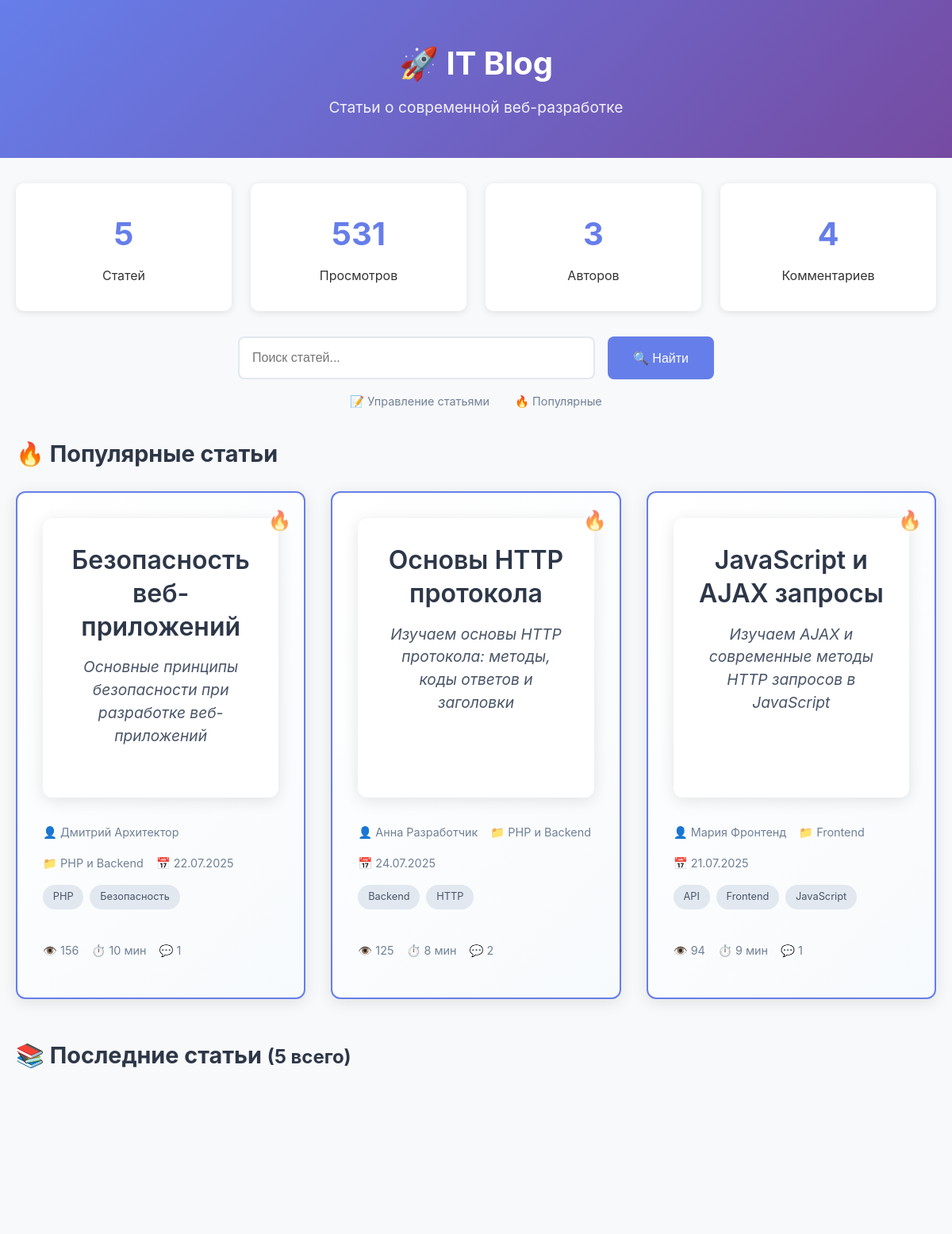
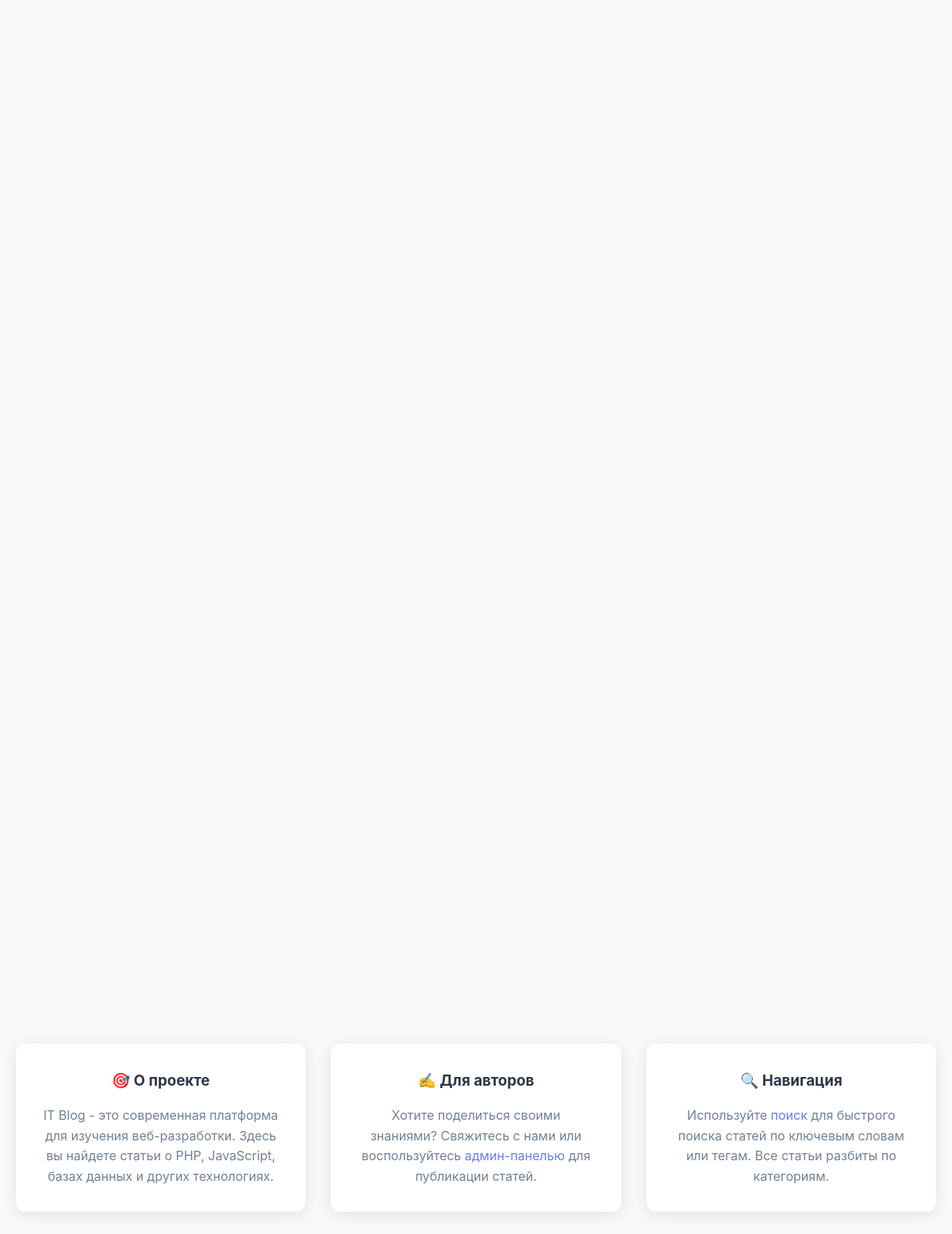
The page / on the database its author committed (2 pictures, top to bottom).
### tables this page shows
CREATE TABLE articles (
    id INT PRIMARY KEY AUTO_INCREMENT,
    title VARCHAR(255) NOT NULL,
    slug VARCHAR(255) UNIQUE,
    content TEXT NOT NULL,
    excerpt TEXT,
    author_id INT NOT NULL,
    category_id INT NOT NULL,
    reading_time INT DEFAULT 5,
    views INT DEFAULT 0,
    status ENUM('draft', 'published') DEFAULT 'published',
    published_at DATE,
    created_at TIMESTAMP DEFAULT CURRENT_TIMESTAMP,
    updated_at TIMESTAMP DEFAULT CURRENT_TIMESTAMP ON UPDATE CURRENT_TIMESTAMP,
    
     
    FOREIGN KEY (author_id) REFERENCES users(id) ON DELETE CASCADE,
    FOREIGN KEY (category_id) REFERENCES categories(id) ON DELETE CASCADE,
    
     
    INDEX idx_author (author_id),
    INDEX idx_category (category_id),
    INDEX idx_status (status),
    INDEX idx_published (published_at),
    INDEX idx_views (views),
    
     
    FULLTEXT KEY ft_search (title, content, excerpt)
);

CREATE TABLE categories (
    id INT PRIMARY KEY AUTO_INCREMENT,
    name VARCHAR(100) NOT NULL,
    slug VARCHAR(100) UNIQUE NOT NULL,
    description TEXT,
    created_at TIMESTAMP DEFAULT CURRENT_TIMESTAMP
);

CREATE TABLE users (
    id INT PRIMARY KEY AUTO_INCREMENT,
    name VARCHAR(100) NOT NULL,
    email VARCHAR(150) UNIQUE NOT NULL,
    bio TEXT,
    created_at TIMESTAMP DEFAULT CURRENT_TIMESTAMP,
    updated_at TIMESTAMP DEFAULT CURRENT_TIMESTAMP ON UPDATE CURRENT_TIMESTAMP
);

### index.php (the view, shortened to what this page needs)
<?php
require_once 'functions.php';
$page = max(1, (int)($_GET['page'] ?? 1));
$perPage = 6;
$result = getArticlesWithPagination($page, $perPage);
$allArticles = $result['articles'];
$pagination = $result['pagination'];
$stats = getBlogStats();
$popularArticles = getPopularArticles(3);
?>
<!DOCTYPE html>
<html lang="ru">
<head>
    <link rel="stylesheet" href="style.css">
</head>
<body>
    <header>
        <div class="container">
            <h1>🚀 IT Blog</h1>
            <p>Статьи о современной веб-разработке</p>
        </div>
    </header>
    <main class="container">
        <section class="stats">
            <div class="stat-item">
                <h3><?php echo $stats['articles'] ?></h3>
                <p>Статей</p>
            </div>
            <div class="stat-item">
                <h3><?php echo formatViews($stats['views']) ?></h3>
                <p>Просмотров</p>
            </div>
            <div class="stat-item">
                <h3><?php echo $stats['authors'] ?></h3>
                <p>Авторов</p>
            </div>
            <div class="stat-item">
                <h3><?php echo $stats['comments'] ?></h3>
                <p>Комментариев</p>
            </div>
        </section>
        <section class="search-section">
            <form action="search.php" method="GET" class="search-form">
                <input type="text" name="q" placeholder="Поиск статей..." class="search-input"
                       value="<?php echo htmlspecialchars($_GET['q'] ?? '') ?>">
                <button type="submit" class="search-btn">🔍 Найти</button>
            </form>
            <div class="search-links">
                <a href="admin/index.php" class="admin-link">📝 Управление статьями</a>
                <a href="#popular" class="scroll-link">🔥 Популярные</a>
            </div>
        </section>
        <?php if (!empty($popularArticles) && $page == 1): ?>
        <section class="popular-section" id="popular">
            <h2>🔥 Популярные статьи</h2>
            <div class="articles-grid">
                <?php foreach ($popularArticles as $article): ?>
                <article class="article-card popular">
                    <div class="article-header">
                        <h3 class="article-title">
                            <a href="article.php?id=<?php echo $article['id'] ?>">
                                <?php echo htmlspecialchars($article['title']) ?>
                            </a>
                        </h3>
                        <p class="article-excerpt">
                            <?php echo htmlspecialchars($article['excerpt']) ?>
                        </p>
                    </div>
                    <div class="article-meta">
                        <span>👤 <?php echo htmlspecialchars($article['author']['name']) ?></span>
                        <span>📁 <?php echo htmlspecialchars($article['category']) ?></span>
                        <span>📅 <?php echo formatDate($article['date']) ?></span>
                    </div>
                    <div class="article-tags">
                        <?php echo renderTags($article['tags']) ?>
                    </div>
                    <div class="article-stats">
                        <span>👁️ <?php echo formatViews($article['views']) ?></span>
                        <span>⏱️ <?php echo $article['reading_time'] ?> мин</span>
                        <span>💬 <?php echo getCommentsCount($article['id']) ?></span>
                    </div>
                </article>
                <?php endforeach; ?>
            </div>
        </section>
        <?php endif; ?>
        <section class="articles">
            <h2>
                📚 <?php echo $page == 1 ? 'Последние статьи' : "Статьи - страница $page" ?>
                <small>(<?php echo $pagination['total_articles'] ?> всего)</small>
            </h2>
            <?php if (empty($allArticles)): ?>
                <div class="no-articles">
                    <h3>📝 Статей пока нет</h3>
                    <p>Создайте первую статью в <a href="admin/index.php">админ-панели</a></p>
                    <div style="margin-top: 2rem;">
                        <a href="database/migration.php" class="btn btn-secondary">🔄 Запустить миграцию данных</a>
                    </div>
                </div>
            <?php else: ?>
                <div class="articles-grid">
                </div>
            <?php endif; ?>
        </section>
        <?php if ($page == 1): ?>
        <section class="info-section">
            <div class="info-cards">
                <div class="info-card">
                    <h3>🎯 О проекте</h3>
                    <p>IT Blog - это современная платформа для изучения веб-разработки. Здесь вы найдете статьи о PHP, JavaScript, базах данных и других технологиях.</p>
                </div>
                <div class="info-card">
                    <h3>✍️ Для авторов</h3>
                    <p>Хотите поделиться своими знаниями? Свяжитесь с нами или воспользуйтесь <a href="admin/index.php">админ-панелью</a> для публикации статей.</p>
                </div>
                <div class="info-card">
                    <h3>🔍 Навигация</h3>
                    <p>Используйте <a href="search.php">поиск</a> для быстрого поиска статей по ключевым словам или тегам. Все статьи разбиты по категориям.</p>
                </div>
            </div>
        </section>
        <?php endif; ?>
    </main>
</body>
</html>

### functions.php (shortened to what this page needs)
<?php
function formatDate($date) {
    return date('d.m.Y', strtotime($date));
}
function formatViews($views) {
    if ($views < 1000) return $views;
    return round($views / 1000000, 1) . 'M';
}
function getArticleTags($articleId) {
    try {
        $pdo = getDatabaseConnection();
        $stmt = $pdo->prepare("
            SELECT t.name
            FROM tags t
            JOIN article_tags at ON t.id = at.tag_id
            WHERE at.article_id = ?
            ORDER BY t.name
        ");
        $stmt->execute([$articleId]);
        return $stmt->fetchAll(PDO::FETCH_COLUMN);
    } catch (PDOException $e) {
        error_log("Error getting article tags: " . $e->getMessage());
        return [];
    }
}
function getArticlesWithPagination($page = 1, $perPage = 5) {
    try {
        $pdo = getDatabaseConnection();
        $countStmt = $pdo->query("
            SELECT COUNT(*) FROM articles
            WHERE status = 'published'
        ");
        $totalArticles = $countStmt->fetchColumn();
        $offset = ($page - 1) * $perPage;
        $stmt = $pdo->prepare("
            SELECT
                a.*,
                u.name as author_name,
                u.email as author_email,
                c.name as category_name
            FROM articles a
            JOIN users u ON a.author_id = u.id
            JOIN categories c ON a.category_id = c.id
            WHERE a.status = 'published'
            ORDER BY a.published_at DESC, a.created_at DESC
            LIMIT ? OFFSET ?
        ");
        $stmt->execute([$perPage, $offset]);
        $articles = $stmt->fetchAll();
        foreach ($articles as &$article) {
            $article['author'] = [
                'name' => $article['author_name'],
                'email' => $article['author_email']
            ];
            $article['category'] = $article['category_name'];
            $article['tags'] = getArticleTags($article['id']);
        }
        return [
            'articles' => $articles,
            'pagination' => [
                'current_page' => $page,
                'per_page' => $perPage,
                'total_articles' => $totalArticles,
                'total_pages' => ceil($totalArticles / $perPage),
                'has_prev' => $page > 1,
                'has_next' => $page < ceil($totalArticles / $perPage),
                'prev_page' => $page > 1 ? $page - 1 : null,
                'next_page' => $page < ceil($totalArticles / $perPage) ? $page + 1 : null
            ]
        ];
    } catch (PDOException $e) {
        error_log("Error getting paginated articles: " . $e->getMessage());
        return [
            'articles' => [],
            'pagination' => [
                'current_page' => 1,
                'per_page' => $perPage,
                'total_articles' => 0,
                'total_pages' => 0,
                'has_prev' => false,
                'has_next' => false,
                'prev_page' => null,
                'next_page' => null
            ]
        ];
    }
}
function getPopularArticles($limit = 5) {
    try {
        $pdo = getDatabaseConnection();
        $stmt = $pdo->prepare("
            SELECT
                a.*,
                u.name as author_name,
                u.email as author_email,
                c.name as category_name
            FROM articles a
            JOIN users u ON a.author_id = u.id
            JOIN categories c ON a.category_id = c.id
            WHERE a.status = 'published'
            ORDER BY a.views DESC, a.published_at DESC
            LIMIT ?
        ");
        $stmt->execute([$limit]);
        $articles = $stmt->fetchAll();
        foreach ($articles as &$article) {
            $article['author'] = [
                'name' => $article['author_name'],
                'email' => $article['author_email']
            ];
            $article['category'] = $article['category_name'];
            $article['tags'] = getArticleTags($article['id']);
        }
        return $articles;
    } catch (PDOException $e) {
        error_log("Error getting popular articles: " . $e->getMessage());
        return [];
    }
}
function getCommentsCount($articleId, $status = 'approved') {
    try {
        $pdo = getDatabaseConnection();
        $stmt = $pdo->prepare("
            SELECT COUNT(*) FROM comments
            WHERE article_id = ? AND status = ?
        ");
        $stmt->execute([$articleId, $status]);
        return $stmt->fetchColumn();
    } catch (PDOException $e) {
        error_log("Error counting comments: " . $e->getMessage());
        return 0;
    }
}
function renderTags($tags) {
    $html = '<div class="article-tags">';
    foreach ($tags as $tag) {
        $html .= '<span class="tag">' . htmlspecialchars($tag) . '</span>';
    }
    $html .= '</div>';
    return $html;
}
function getBlogStats() {
    try {
        $pdo = getDatabaseConnection();
        $stats = [];
        $stmt = $pdo->query("SELECT COUNT(*) FROM articles WHERE status = 'published'");
        $stats['articles'] = $stmt->fetchColumn();
        $stmt = $pdo->query("SELECT SUM(views) FROM articles WHERE status = 'published'");
        $stats['views'] = $stmt->fetchColumn() ?: 0;
        $stmt = $pdo->query("SELECT COUNT(*) FROM users");
        $stats['authors'] = $stmt->fetchColumn();
        $stmt = $pdo->query("SELECT COUNT(*) FROM categories");
        $stats['categories'] = $stmt->fetchColumn();
        $stmt = $pdo->query("SELECT COUNT(*) FROM comments WHERE status = 'approved'");
        $stats['comments'] = $stmt->fetchColumn();
        return $stats;
    } catch (PDOException $e) {
        error_log("Error getting blog stats: " . $e->getMessage());
        return ['articles' => 0, 'views' => 0, 'authors' => 0, 'categories' => 0, 'comments' => 0];
    }
}
?>

### style.css (style rules this page uses)
* { margin: 0; padding: 0; box-sizing: border-box; }
body { font-family: -apple-system, BlinkMacSystemFont, 'Segoe UI', system-ui, sans-serif; line-height: 1.6; color: #333; background: #f8f9fa; }
.container { max-width: 1200px; margin: 0 auto; padding: 0 20px; }
header { background: linear-gradient(135deg, #667eea 0%, #764ba2 100%); color: white; padding: 3rem 0; text-align: center; }
header h1 { font-size: 2.5rem; margin-bottom: 0.5rem; }
header p { font-size: 1.2rem; opacity: 0.9; }
.stats { display: grid; grid-template-columns: repeat(auto-fit, minmax(200px, 1fr)); gap: 1.5rem; margin: 2rem 0; }
.stat-item { background: white; padding: 2rem; border-radius: 10px; text-align: center; box-shadow: 0 2px 10px rgba(0,0,0,0.1); transition: transform 0.3s ease; }
.stat-item h3 { font-size: 2.5rem; color: #667eea; margin-bottom: 0.5rem; }
.search-section { margin: 2rem 0; }
.search-form { display: flex; gap: 1rem; max-width: 600px; margin: 0 auto 1rem; }
.search-links { display: flex; justify-content: center; gap: 2rem; margin-top: 1rem; }
.admin-link, .scroll-link { color: #718096; text-decoration: none; font-size: 0.9rem; transition: color 0.3s ease; }
.search-input { flex: 1; padding: 1rem; border: 2px solid #e2e8f0; border-radius: 8px; font-size: 1rem; transition: border-color 0.3s ease; }
.search-btn { padding: 1rem 2rem; background: #667eea; color: white; border: none; border-radius: 8px; cursor: pointer; font-size: 1rem; font-weight: 500; transition: all 0.3s ease; }
.articles h2, .similar-articles h3, .popular-section h2 { font-size: 1.8rem; margin-bottom: 1.5rem; color: #2d3748; }
.articles-grid, .results-grid { display: grid; grid-template-columns: repeat(auto-fit, minmax(350px, 1fr)); gap: 2rem; margin-bottom: 3rem; }
.article-card, .result-card { background: white; border-radius: 12px; padding: 2rem; box-shadow: 0 4px 20px rgba(0,0,0,0.1); transition: transform 0.3s ease, box-shadow 0.3s ease; display: flex; flex-direction: column; }
.article-card.popular { border: 2px solid #667eea; background: linear-gradient(135deg, #fff 0%, #f7fafc 100%); position: relative; }
.article-card.popular::before { content: "🔥"; position: absolute; top: 1rem; right: 1rem; font-size: 1.5rem; opacity: 0.7; }
.article-header { flex-grow: 1; }
.article-title, .result-title { margin-bottom: 1rem; }
.article-title a, .result-title a { color: #2d3748; text-decoration: none; font-weight: 600; transition: color 0.3s ease; }
.article-excerpt, .result-excerpt { color: #718096; margin-bottom: 1rem; line-height: 1.5; }
.article-meta, .result-meta { display: flex; flex-wrap: wrap; gap: 1rem; font-size: 0.9rem; color: #718096; margin-bottom: 1rem; }
.article-tags, .result-tags, .popular-tags { margin-bottom: 1rem; }
.tag { display: inline-block; background: #e2e8f0; color: #4a5568; padding: 0.3rem 0.8rem; border-radius: 20px; font-size: 0.8rem; margin-right: 0.5rem; margin-bottom: 0.5rem; text-decoration: none; transition: all 0.3s ease; }
.article-stats { display: flex; gap: 1rem; font-size: 0.9rem; color: #718096; margin-bottom: 1rem; }
.article-header { background: white; padding: 2rem; border-radius: 12px; box-shadow: 0 4px 20px rgba(0,0,0,0.1); margin-bottom: 2rem; text-align: center; }
.article-header .article-title { font-size: 2rem; color: #2d3748; margin-bottom: 1rem; line-height: 1.3; }
.article-header .article-excerpt { font-size: 1.2rem; font-style: italic; margin-bottom: 2rem; color: #4a5568; }
.info-section { margin: 3rem 0; }
.info-cards { display: grid; grid-template-columns: repeat(auto-fit, minmax(300px, 1fr)); gap: 2rem; }
.info-card { background: white; padding: 2rem; border-radius: 12px; box-shadow: 0 4px 20px rgba(0,0,0,0.1); text-align: center; }
.info-card h3 { color: #2d3748; margin-bottom: 1rem; }
.info-card p { color: #718096; line-height: 1.6; }
.info-card a { color: #667eea; text-decoration: none; }
.article-card, .result-card, .stat-item { animation: fadeIn 0.5s ease-out; }
.article-card:nth-child(2) { animation-delay: 0.1s; }
.article-card:nth-child(3) { animation-delay: 0.2s; }
.popular-section { margin-bottom: 3rem; }

### rows shown on the page
articles: author "3", id "4", title "JavaScript и AJAX запросы", excerpt "Изучаем AJAX и современные методы HTTP запросов в JavaScript", author.name "Мария Фронтенд", category.name "Frontend", published_at "21.07.2025", tag "API", tag "Frontend", tag "JavaScript", views "94", reading_time "9", id "1"
articles: title "Безопасность веб-приложений", excerpt "Основные принципы безопасности при разработке веб-приложений", name "Дмитрий Архитектор", category.name "PHP и Backend", published_at "22.07.2025", tag "PHP", tag "Безопасность", views "156", reading_time "10", id "1"
articles: title "Основы HTTP протокола", excerpt "Изучаем основы HTTP протокола: методы, коды ответов и заголовки", name "Анна Разработчик", category.name "PHP и Backend", published_at "24.07.2025", tag "Backend", tag "HTTP", views "125", reading_time "8", id "2"

### other values the page prints
$stats['articles'] "5"
formatViews($stats['views']) "531"
$pagination['total_articles'] "5"
